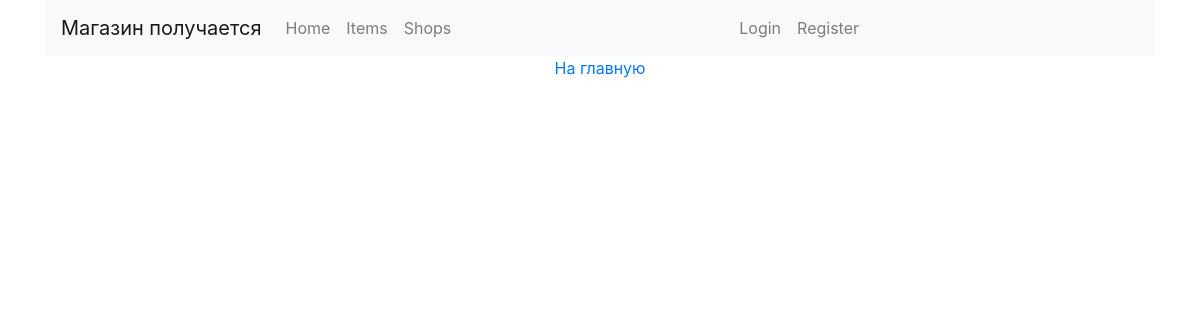
Before: /item_list/ with the older database file.
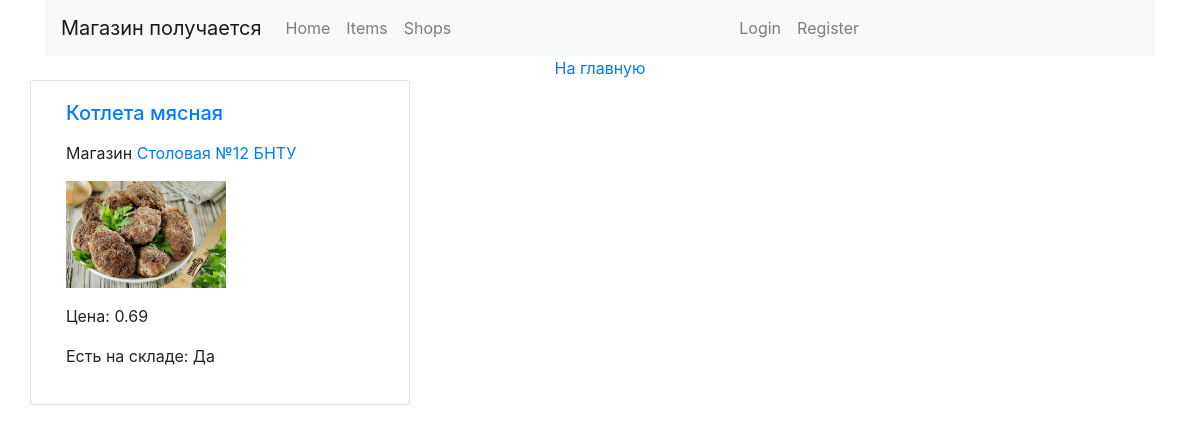
After: the same page with the newer database file.
### shop/models.py (models this page shows, shortened)
class Item(models.Model):
    category = models.ForeignKey(
        'Category',
        on_delete=models.CASCADE,
        related_name='items',
        verbose_name='Категория',
    )
    shop = models.ForeignKey(
        'Shop',
        on_delete=models.CASCADE,
        verbose_name='Магазин'
    )
    name = models.CharField(
        max_length=128,
        db_index=True,
        verbose_name='Наименование товара'
    )
    description = models.TextField(
        max_length=1024,
        verbose_name='Описание товара'
    )
    price = models.DecimalField(
        max_digits=10,
        decimal_places=2,
        verbose_name='Цена'
    )
    item_picture = models.ImageField(
        upload_to='uploads/shop/items/%Y/%m/%d',
        default=None,
        null=True,
        blank=True,
        verbose_name='Изображение предмета'
    )
    slug = models.SlugField(
        max_length=200,
        db_index=True
    )
    stock = models.PositiveIntegerField()
    available = models.BooleanField(
        default=True,
        verbose_name='Есть на складе'
    )
    created = models.DateTimeField(
        auto_now_add=True
    )
    updated = models.DateTimeField(
        auto_now=True
    )
    def get_absolute_url(self):
        return reverse('shop:item_detail', args=[self.id, self.slug])
    class Meta:
        verbose_name = 'Товар'
        verbose_name_plural = 'Товары'
        ordering = (
            'name',
        )
        index_together = (
            ('id', 'slug'),
        )

class Shop(models.Model):
    name = models.CharField(
        max_length=128,
        verbose_name='Наименование магазина'
    )
    address = models.CharField(
        max_length=256,
        verbose_name='Адрес магазина'
    )
    staff_amount = models.IntegerField(
        blank=True,
        null=True
    )
    class Meta:
        verbose_name = 'Магазин'
        verbose_name_plural = "Магазины"
        ordering = (
            'name',
        )

### shop/views.py (the view)
# urls.py: path('item_list/', ItemListView.as_view(), name='item_list'),
class ItemListView(ListView):
    template_name = 'shop/item/item_list.html'
    model = Item
    context_object_name = 'item_list'
    paginate_by = 3
    def get_queryset(self):
        return Item.objects.filter(available=True)
    def get_paginate_by(self, queryset):
        page_number = self.request.GET.get('page_number')
        if page_number is not None:
            self.paginate = page_number
        return super(ItemListView, self).get_paginate_by(self.get_queryset())
    def get(self, request, *args, **kwargs):
        return super(ItemListView, self).get(request, *args, **kwargs)

### cart/context_processors.py (called while the page is built)
def cart(request):
    return {'cart': Cart(request)}

### shop/templates/shop/item/item_list.html (shortened to what this page needs)
{% extends 'shop/base.html' %}
{% block body %}
  <div class="col-lg-12 text-center">
    <a href="{% url 'shop:index' %}">На главную</a>
  </div>
  {% for item in item_list %}
    <div class="card col-lg-4" style="width: 18rem;">
        <div class="card-body">
            <h5 class="card-title">
                <a href="{{ item.get_absolute_url }}">
                    {{ item.name }}
                </a>
            </h5>
            <p class="card-text">
                <p>
                    Магазин
                    <a href="{% url 'shop:shop_detail' item.shop.id %}">
                        {{ item.shop.name }}
                    </a>
                </p>
            {% if item.item_picture %}
                <a href="{{ item.get_absolute_url }}">
                    <p>
                        <img src="{{ item.item_picture.url }}" style="max-width: 10rem">
                    </p>
                </a>
            {% else %}
                <p >
                  Изображение отсутствует
                </p>
            {% endif %}
                <p>
                    Цена: {{ item.price }}
                </p>
                <p>
                    Есть на складе:
                    {% if item.available %}
                        Да
                    {% else %}
                        Нет
                    {% endif %}
                </p>
            </p>
        </div>
    </div>
  {% endfor %}
{% endblock %}

Changed rows visible on the page:
added Item: name "Котлета мясная", shop.name "Столовая №12 БНТУ", item_picture (picture), price "0.69", available "Да"
